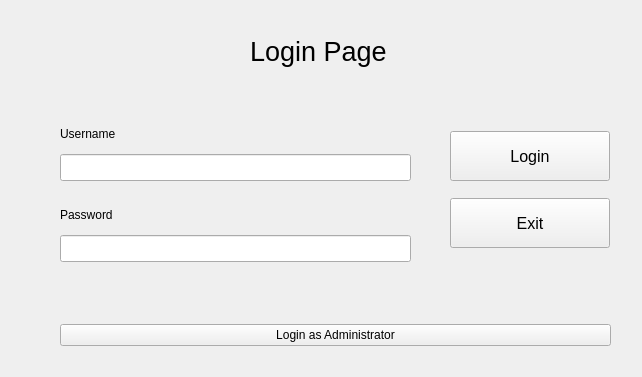
<?xml version="1.0" encoding="UTF-8"?>
<ui version="4.0">
 <class>Widget</class>
 <widget class="QWidget" name="Widget">
  <property name="geometry">
   <rect>
    <x>0</x>
    <y>0</y>
    <width>642</width>
    <height>377</height>
   </rect>
  </property>
  <property name="windowTitle">
   <string>Widget</string>
  </property>
  <widget class="QLabel" name="label">
   <property name="geometry">
    <rect>
     <x>250</x>
     <y>31</y>
     <width>141</width>
     <height>41</height>
    </rect>
   </property>
   <property name="font">
    <font>
     <pointsize>20</pointsize>
     <italic>false</italic>
     <bold>false</bold>
     <underline>false</underline>
    </font>
   </property>
   <property name="text">
    <string>Login Page</string>
   </property>
  </widget>
  <widget class="QWidget" name="verticalLayoutWidget">
   <property name="geometry">
    <rect>
     <x>60</x>
     <y>120</y>
     <width>351</width>
     <height>61</height>
    </rect>
   </property>
   <layout class="QVBoxLayout" name="verticalLayout">
    <item>
     <widget class="QLabel" name="label_2">
      <property name="text">
       <string>Username</string>
      </property>
     </widget>
    </item>
    <item>
     <widget class="QLineEdit" name="edit_username">
      <property name="maximumSize">
       <size>
        <width>16777215</width>
        <height>30</height>
       </size>
      </property>
     </widget>
    </item>
   </layout>
  </widget>
  <widget class="QWidget" name="verticalLayoutWidget_2">
   <property name="geometry">
    <rect>
     <x>60</x>
     <y>201</y>
     <width>351</width>
     <height>61</height>
    </rect>
   </property>
   <layout class="QVBoxLayout" name="verticalLayout_2">
    <item>
     <widget class="QLabel" name="label_3">
      <property name="text">
       <string>Password</string>
      </property>
     </widget>
    </item>
    <item>
     <widget class="QLineEdit" name="edit_password">
      <property name="maximumSize">
       <size>
        <width>16777215</width>
        <height>30</height>
       </size>
      </property>
     </widget>
    </item>
   </layout>
  </widget>
  <widget class="QWidget" name="verticalLayoutWidget_3">
   <property name="geometry">
    <rect>
     <x>450</x>
     <y>120</y>
     <width>160</width>
     <height>141</height>
    </rect>
   </property>
   <layout class="QVBoxLayout" name="verticalLayout_3">
    <item>
     <widget class="QPushButton" name="btn_login">
      <property name="maximumSize">
       <size>
        <width>16777215</width>
        <height>50</height>
       </size>
      </property>
      <property name="font">
       <font>
        <pointsize>12</pointsize>
       </font>
      </property>
      <property name="text">
       <string>Login</string>
      </property>
     </widget>
    </item>
    <item>
     <widget class="QPushButton" name="btn_exit">
      <property name="maximumSize">
       <size>
        <width>16777215</width>
        <height>50</height>
       </size>
      </property>
      <property name="font">
       <font>
        <pointsize>12</pointsize>
       </font>
      </property>
      <property name="text">
       <string>Exit</string>
      </property>
     </widget>
    </item>
   </layout>
  </widget>
  <widget class="QWidget" name="verticalLayoutWidget_4">
   <property name="geometry">
    <rect>
     <x>60</x>
     <y>320</y>
     <width>551</width>
     <height>31</height>
    </rect>
   </property>
   <layout class="QVBoxLayout" name="verticalLayout_4">
    <item>
     <widget class="QPushButton" name="btn_login_admin">
      <property name="text">
       <string>Login as Administrator</string>
      </property>
     </widget>
    </item>
   </layout>
  </widget>
 </widget>
 <resources/>
 <connections/>
</ui>
